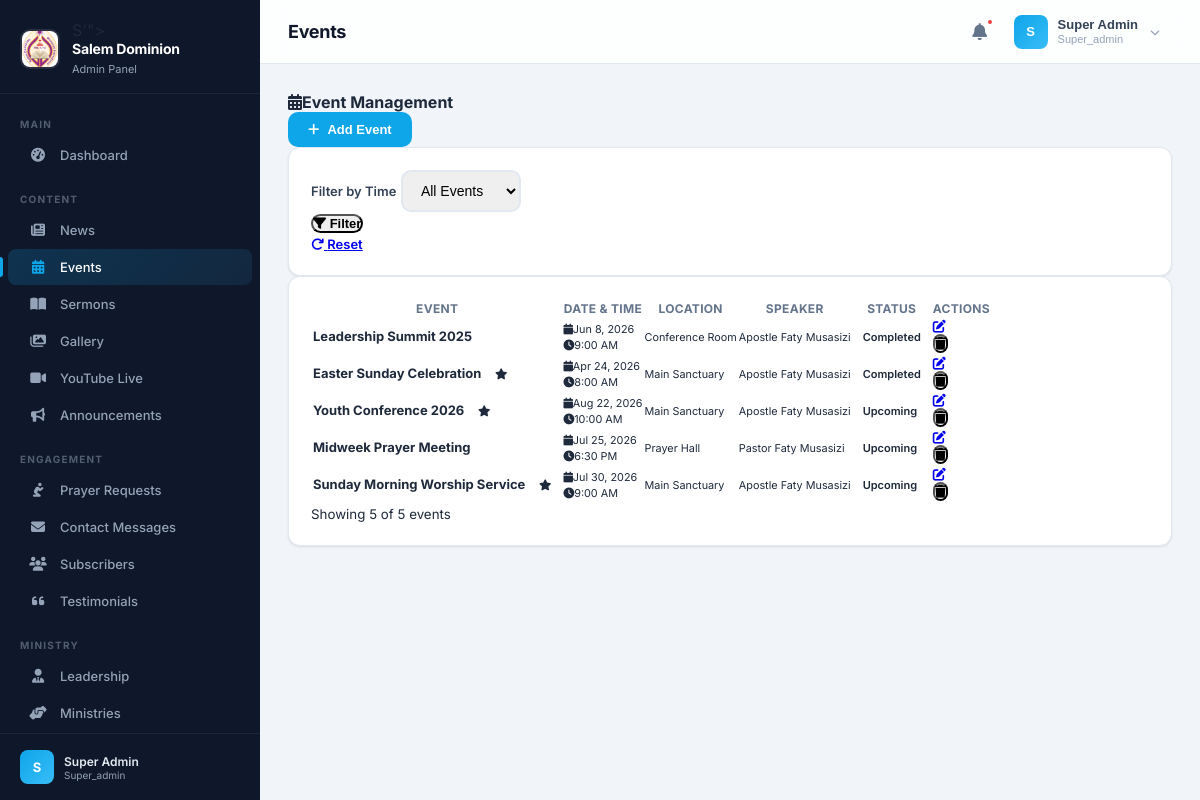
Screenshot of /admin/dashboard.php?section=events (signed in) with the database file from the repository.
### tables this page shows
CREATE TABLE `events` (
  `id` int(11) NOT NULL,
  `title` varchar(255) NOT NULL,
  `slug` varchar(255) DEFAULT NULL,
  `description` longtext NOT NULL,
  `event_date` date NOT NULL,
  `event_time` time NOT NULL,
  `end_time` time DEFAULT NULL,
  `location` varchar(255) DEFAULT NULL,
  `venue` varchar(255) DEFAULT NULL,
  `speaker` varchar(255) DEFAULT NULL,
  `banner_image` text DEFAULT NULL,
  `max_attendees` int(11) DEFAULT NULL,
  `registration_url` varchar(500) DEFAULT NULL,
  `is_featured` tinyint(1) NOT NULL DEFAULT 0,
  `status` enum('upcoming','ongoing','completed','cancelled') NOT NULL DEFAULT 'upcoming',
  `created_by` int(11) NOT NULL,
  `created_at` timestamp NOT NULL DEFAULT current_timestamp(),
  `updated_at` timestamp NOT NULL DEFAULT current_timestamp() ON UPDATE current_timestamp()
);

### includes/helpers.php (called while the page is built, shortened)
<?php
function sanitize(string $input): string {
    return htmlspecialchars(trim($input), ENT_QUOTES, 'UTF-8');
}
function paginate(string $table, $db, int $perPage = ITEMS_PER_PAGE, int $currentPage = 1, string $where = '', array $params = [], string $orderBy = 'id DESC'): array {
    if ($db instanceof Database) {
        $pdo = $db->getPdo();
    } elseif ($db instanceof PDO) {
        $pdo = $db;
    } else {
        $pdo = Database::getInstance()->getPdo();
    }
    $countQuery = "SELECT COUNT(*) FROM {$table}";
    if (!empty($where)) {
        $countQuery .= " WHERE {$where}";
    }
    $stmt = $pdo->prepare($countQuery);
    $stmt->execute($params);
    $total = (int)$stmt->fetchColumn();
    $totalPages = max(1, ceil($total / $perPage));
    $currentPage = max(1, min($currentPage, $totalPages));
    $offset = ($currentPage - 1) * $perPage;
    $query = "SELECT * FROM {$table}";
    if (!empty($where)) {
        $query .= " WHERE {$where}";
    }
    $query .= " ORDER BY {$orderBy} LIMIT {$perPage} OFFSET {$offset}";
    $stmt = $pdo->prepare($query);
    $stmt->execute($params);
    $items = $stmt->fetchAll(PDO::FETCH_ASSOC);
    return [
        'items'       => $items,
        'total'       => $total,
        'page'        => $currentPage,
        'per_page'    => $perPage,
        'total_pages' => $totalPages,
    ];
}
function formatDate(string $date, string $format = 'M j, Y'): string {
    return date($format, strtotime($date));
}
function truncate(string $text, int $length = 100): string {
    if (strlen($text) <= $length) return $text;
    return substr($text, 0, $length) . '...';
}

### admin/modules/events.php (the view, shortened to what this page needs)
<?php
$db = Database::getInstance();
$page = max(1, (int)($_GET['page'] ?? 1));
$perPage = ADMIN_ITEMS_PER_PAGE;
$where = '1=1';
$params = [];
$pagination = paginate('events', $db, $perPage, $page, $where, $params);
$events = $pagination['items'];
$total = $pagination['total'];
?>
<div class="d-flex justify-content-between align-items-center mb-4">
    <h4 class="mb-0"><i class="fas fa-calendar-alt me-2"></i>Event Management</h4>
    <button class="btn btn-primary" onclick="showCreateEventModal()"><i class="fas fa-plus me-1"></i> Add Event</button>
</div>
<div class="card mb-4">
    <div class="card-body">
        <form method="GET" class="row g-3 align-items-end">
            <div class="col-md-4">
                <label class="form-label">Filter by Time</label>
                <select name="status" class="form-select">
                    <option value="">All Events</option>
                </select>
            </div>
            <div class="col-md-2">
                <button type="submit" class="btn btn-outline-primary w-100"><i class="fas fa-filter me-1"></i> Filter</button>
            </div>
            <div class="col-md-2">
                <a href="<?= BASE_URL ?>/admin/modules/events.php" class="btn btn-outline-secondary w-100"><i class="fas fa-redo me-1"></i> Reset</a>
            </div>
        </form>
    </div>
</div>
<div class="card">
    <div class="card-body">
        <?php if (empty($events)): ?>
            <div class="text-center py-5">
                <i class="fas fa-calendar-alt fa-3x text-muted mb-3"></i>
                <p class="text-muted">No events found.</p>
            </div>
        <?php else: ?>
            <div class="table-responsive">
                <table class="table table-hover align-middle">
                    <thead class="table-light">
                        <tr>
                            <th>Event</th>
                            <th>Date & Time</th>
                            <th>Location</th>
                            <th>Speaker</th>
                            <th>Status</th>
                            <th class="text-end">Actions</th>
                        </tr>
                    </thead>
                    <tbody>
                        <?php foreach ($events as $item): ?>
                        <tr>
                            <td>
                                <strong><?= sanitize(truncate($item['title'], 40)) ?></strong>
                                <?php if ($item['is_featured']): ?>
                                    <span class="badge bg-warning ms-1"><i class="fas fa-star"></i></span>
                                <?php endif; ?>
                            </td>
                            <td>
                                <small><i class="fas fa-calendar me-1"></i><?= formatDate($item['event_date']) ?></small>
                                <?php if ($item['event_time']): ?>
                                    <br><small><i class="fas fa-clock me-1"></i><?= date('g:i A', strtotime($item['event_time'])) ?></small>
                                <?php endif; ?>
                            </td>
                            <td><small><?= sanitize(truncate($item['location'] ?: $item['venue'] ?: 'N/A', 30)) ?></small></td>
                            <td><small><?= sanitize($item['speaker'] ?: 'N/A') ?></small></td>
                            <td>
                                <?php
                                $statusClasses = ['upcoming' => 'primary', 'ongoing' => 'success', 'completed' => 'secondary', 'cancelled' => 'danger'];
                                $cls = $statusClasses[$item['status']] ?? 'secondary';
                                ?>
                                <span class="badge bg-<?= $cls ?>"><?= ucfirst($item['status']) ?></span>
                            </td>
                            <td class="text-end">
                                <div class="btn-group btn-group-sm">
                                    <a href="?action=edit&id=<?= $item['id'] ?>" class="btn btn-outline-primary" title="Edit"><i class="fas fa-edit"></i></a>
                                    <form method="POST" class="d-inline" onsubmit="return confirm('Are you sure you want to delete this event?')">
                                        <button type="submit" class="btn btn-outline-danger" title="Delete"><i class="fas fa-trash"></i></button>
                                    </form>
                                </div>
                            </td>
                        </tr>
                        <?php endforeach; ?>
                    </tbody>
                </table>
            </div>
            <small class="text-muted">Showing <?= count($events) ?> of <?= $total ?> events</small>
        <?php endif; ?>
    </div>
</div>

### admin/dashboard.php (style rules this page uses)
*, *::before, *::after { margin: 0; padding: 0; box-sizing: border-box; }
:root { --sidebar-width: 260px; --sidebar-collapsed: 0px; --topbar-height: 64px; --bg-primary: #0f172a; --bg-secondary: #1e293b; --bg-accent: #0ea5e9; --bg-page: #f1f5f9; --text-sidebar: #94a3b8; --text-sidebar-active: #ffffff; --border-color: #e2e8f0; --card-bg: #ffffff; --shadow-sm: 0 1px 3px rgba(0,0,0,0.06), 0 1px 2px rgba(0,0,0,0.04); --shadow-md: 0 4px 12px rgba(0,0,0,0.07), 0 2px 4px rgba(0,0,0,0.04); --shadow-lg: 0 10px 30px rgba(0,0,0,0.08); --radius: 12px; --radius-sm: 8px; }
body { font-family: 'Inter', -apple-system, BlinkMacSystemFont, sans-serif; background: var(--bg-page); color: #1e293b; min-height: 100vh; -webkit-font-smoothing: antialiased; }
.card { background: var(--card-bg); border-radius: var(--radius); box-shadow: var(--shadow-sm); border: 1px solid var(--border-color); overflow: hidden; transition: box-shadow 0.25s ease; }
.card-body { padding: 22px; }
.btn-primary { display: inline-flex; align-items: center; gap: 8px; padding: 10px 20px; background: var(--bg-accent); color: #fff; border: none; border-radius: var(--radius-sm); font-size: 13px; font-weight: 600; text-decoration: none; cursor: pointer; transition: all 0.2s; }
.form-control, .form-select { border-radius: 10px; padding: 10px 14px; border: 2px solid #e2e8f0; font-size: 14px; transition: border-color 0.2s, box-shadow 0.2s; }
.form-label { font-size: 13px; font-weight: 600; color: #334155; margin-bottom: 6px; }
.btn { border-radius: 10px; font-weight: 600; font-size: 13px; transition: all 0.2s; }
.btn-primary { background: var(--bg-accent); border-color: var(--bg-accent); }
.badge { font-weight: 600; font-size: 11px; padding: 4px 10px; border-radius: 6px; }
.table { font-size: 13px; }
.table th { font-weight: 700; font-size: 12px; text-transform: uppercase; letter-spacing: 0.3px; color: #64748b; border-bottom-width: 1px; }

### rows the page displays
events: title "Leadership Summit 2025", event_date "Jun 8, 2026", event_time "9:00 AM", location "Conference Room", speaker "Apostle Faty Musasizi", status "Completed"
events: title "Easter Sunday Celebration", is_featured 1 (drawn), event_date "Apr 24, 2026", event_time "8:00 AM", location "Main Sanctuary", speaker "Apostle Faty Musasizi", status "Completed"
events: title "Youth Conference 2026", is_featured 1 (drawn), event_date "Aug 22, 2026", event_time "10:00 AM", location "Main Sanctuary", speaker "Apostle Faty Musasizi", status "Upcoming"
events: title "Midweek Prayer Meeting", event_date "Jul 25, 2026", event_time "6:30 PM", location "Prayer Hall", speaker "Pastor Faty Musasizi", status "Upcoming"
events: title "Sunday Morning Worship Service", is_featured 1 (drawn), event_date "Jul 30, 2026", event_time "9:00 AM", location "Main Sanctuary", speaker "Apostle Faty Musasizi", status "Upcoming"

### other values shown
$groupName "MAIN"
$item['label'] "Dashboard"
$groupName "CONTENT"
$item['label'] "News"
$item['label'] "Events"
$item['label'] "Sermons"
$item['label'] "Gallery"
$item['label'] "YouTube Live"
$item['label'] "Announcements"
$groupName "ENGAGEMENT"
$item['label'] "Prayer Requests"
$item['label'] "Contact Messages"
$item['label'] "Subscribers"
$item['label'] "Testimonials"
$groupName "MINISTRY"
